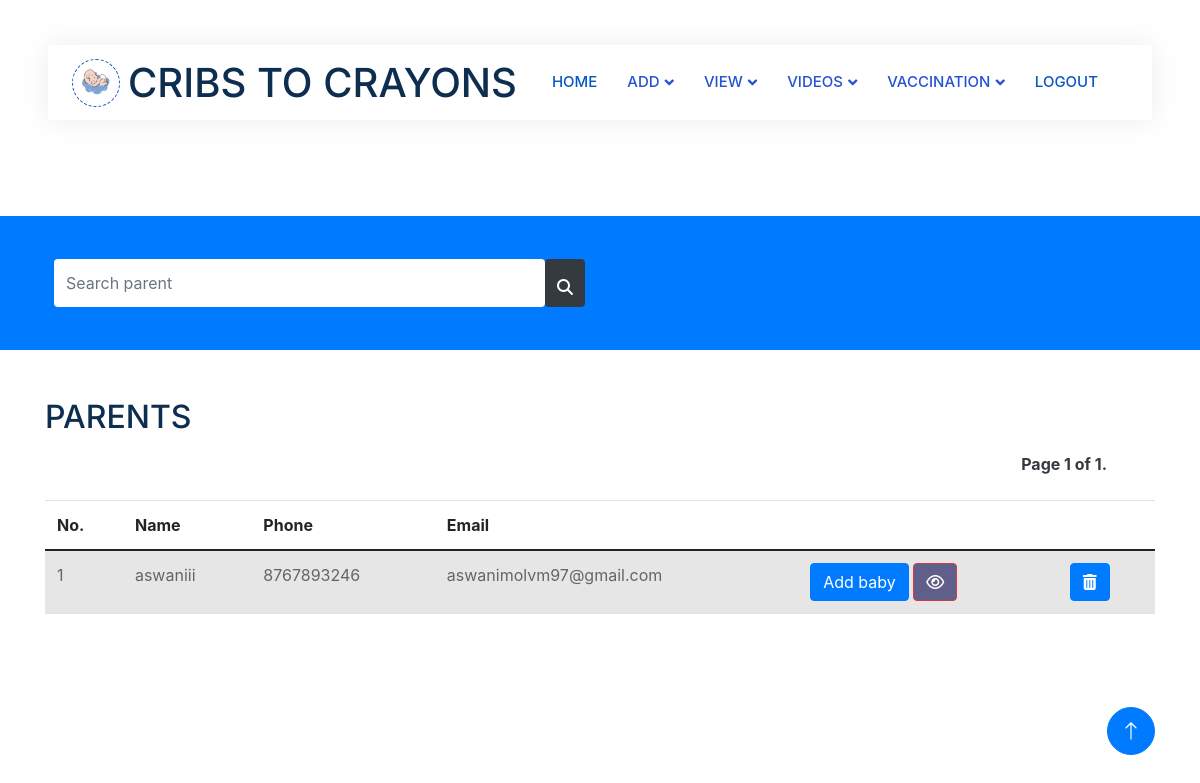
Page /viewparents (signed in) on the earlier database version.
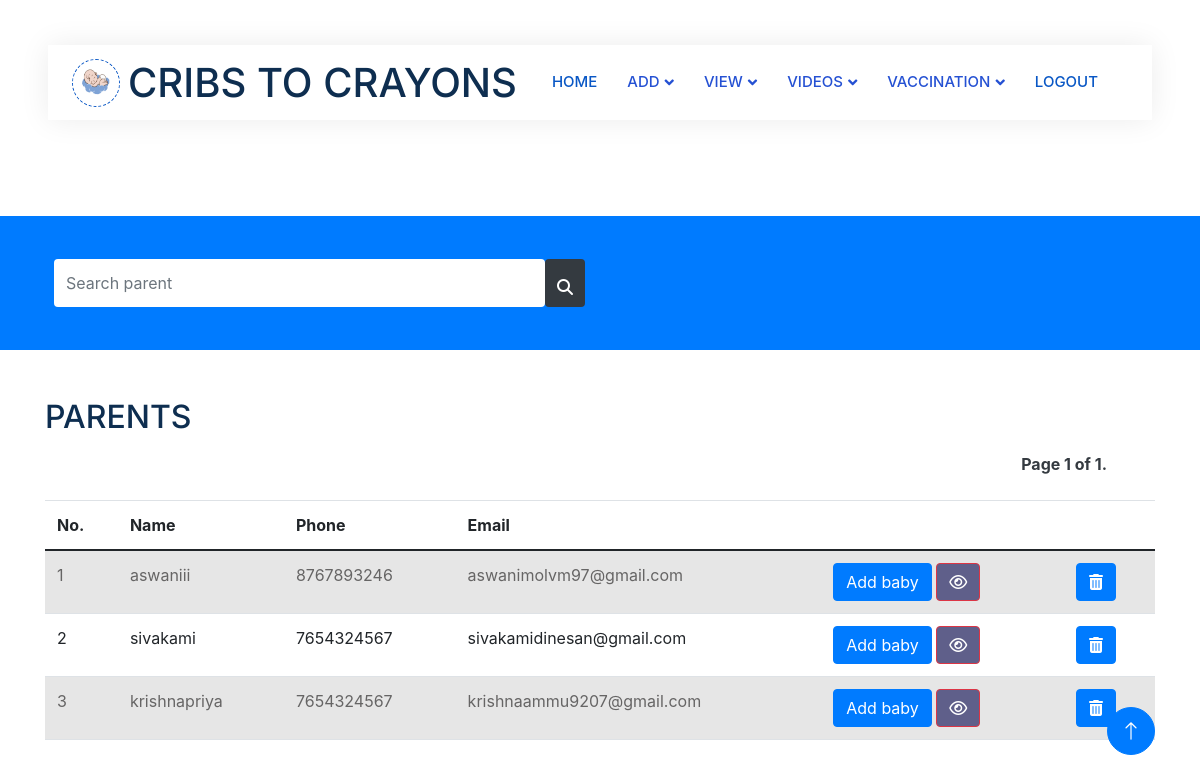
Same page on the later database version.
### app1/models.py (models this page shows, shortened)
class Parent(models.Model):
    login_id=models.ForeignKey(LoginUser,on_delete=models.CASCADE)
    hospital_id=models.ForeignKey(Hospital,on_delete=models.CASCADE)
    parent_name=models.CharField(max_length=20)
    Address=models.CharField(max_length=50)
    Email=models.EmailField()
    phone=models.IntegerField()
    blood_group=models.CharField(max_length=10)
    baby_status=models.CharField(max_length=50,null=True, blank=True,)

### app1/views.py (the view)
# urls.py: path('viewparents',views.view_parent,name="viewparents"),
def view_parent(request):
    log_id=LoginUser.objects.get(id=request.user.id)
    hospital_id=Hospital.objects.get(login_id=log_id)
    parents=Parent.objects.filter(hospital_id=hospital_id)
    items_per_page = 5
    paginator = Paginator(parents, items_per_page)
    page = request.GET.get('page', 1)
    try:
        parents = paginator.page(page)
    except PageNotAnInteger:
        parents = paginator.page(1)
    except EmptyPage:
        parents = paginator.page(paginator.num_pages)
    context={
        'parent': parents
    }
    return render(request,'Hospital/viewparents.html',context)

### template/Hospital/viewparents.html (shortened to what the changed rows need)
<!DOCTYPE html>
<html lang="en">
{% load static %}
<head>
    <link rel="stylesheet" href="https://cdnjs.cloudflare.com/ajax/libs/font-awesome/6.5.1/css/all.min.css" />
    <link href="https://cdnjs.cloudflare.com/ajax/libs/font-awesome/5.10.0/css/all.min.css" rel="stylesheet">
    <link href="https://cdn.jsdelivr.net/npm/bootstrap-icons@1.4.1/font/bootstrap-icons.css" rel="stylesheet">
    <link href="{% static 'js/animate.min.css' %}" rel="stylesheet">
    <link href="{% static 'js/owl.carousel.min.css' %}" rel="stylesheet">
    <link href="{% static 'css/bootstrap.min.css' %}" rel="stylesheet">
    <link rel="stylesheet" href="https://stackpath.bootstrapcdn.com/bootstrap/4.5.2/css/bootstrap.min.css">
    <link href="{% static 'css/style.css' %}" rel="stylesheet">
</head>
<body>
    <div class="container-xxl bg-white p-0">
        <div class="container-fluid nav-bar bg-transparent">
            <nav class="navbar navbar-expand-lg bg-white navbar-light py-0 px-4">
                <a href="" class="navbar-brand d-flex align-items-center text-center">
                    <h1 class="m-0 " >CRIBS TO CRAYONS</h1>
                </a>
            </nav>
        </div>
<br>
<br>
<br>
<br>
<div class="container">
    <h2>PARENTS</h2>
    <table class="table table-striped">
      <thead>
        <tr>
          <th>No.</th>
          <th>Name</th>
          <th>Phone</th>
          <th>Email</th>
          <th></th>
          <th></th>
        </tr>
      </thead>
      <tbody>
        {% if parent %}
        {% for i in parent %}
        <tr>
          <td>{{ forloop.counter0|add:parent.start_index }}</td>
         <td>{{ i.parent_name }}</td>
         <td>{{ i.phone }}</td>
         <td>{{ i.Email }}</td>
          <td>
            <a href="{% url 'addbaby' id=i.id %}" class="btn btn-primary">Add baby</a>
            {% if i.baby_status == "True" %}
           <a href="{% url 'viewbabyh' id=i.id %}" <button type="button" class="btn btn-danger" style="background-color: rgb(95, 95, 138);"><i class="fa-regular fa-eye"></i></button>
            {% endif %}
          </td>
          <td> <a href="{% url 'deleteparent' id=i.id %}" class="btn btn-primary"><i class="fa-solid fa-trash-can"></i></a></td>
        </tr>
        {% endfor %}
      {% else %}
    </tbody>
  </table>
  <div style="color: red; text-align: center;">
    <p>No parents added</p>
  </div>
  {% endif %}
  </div>
</div>
</body>
</html>

Differences in the rows shown:
added Parent: parent_name "sivakami", phone "7654324567", Email "sivakamidinesan@gmail.com", baby_status "True" (drawn)
added Parent: parent_name "krishnapriya", phone "7654324567", Email "krishnaammu9207@gmail.com", baby_status "True" (drawn)
